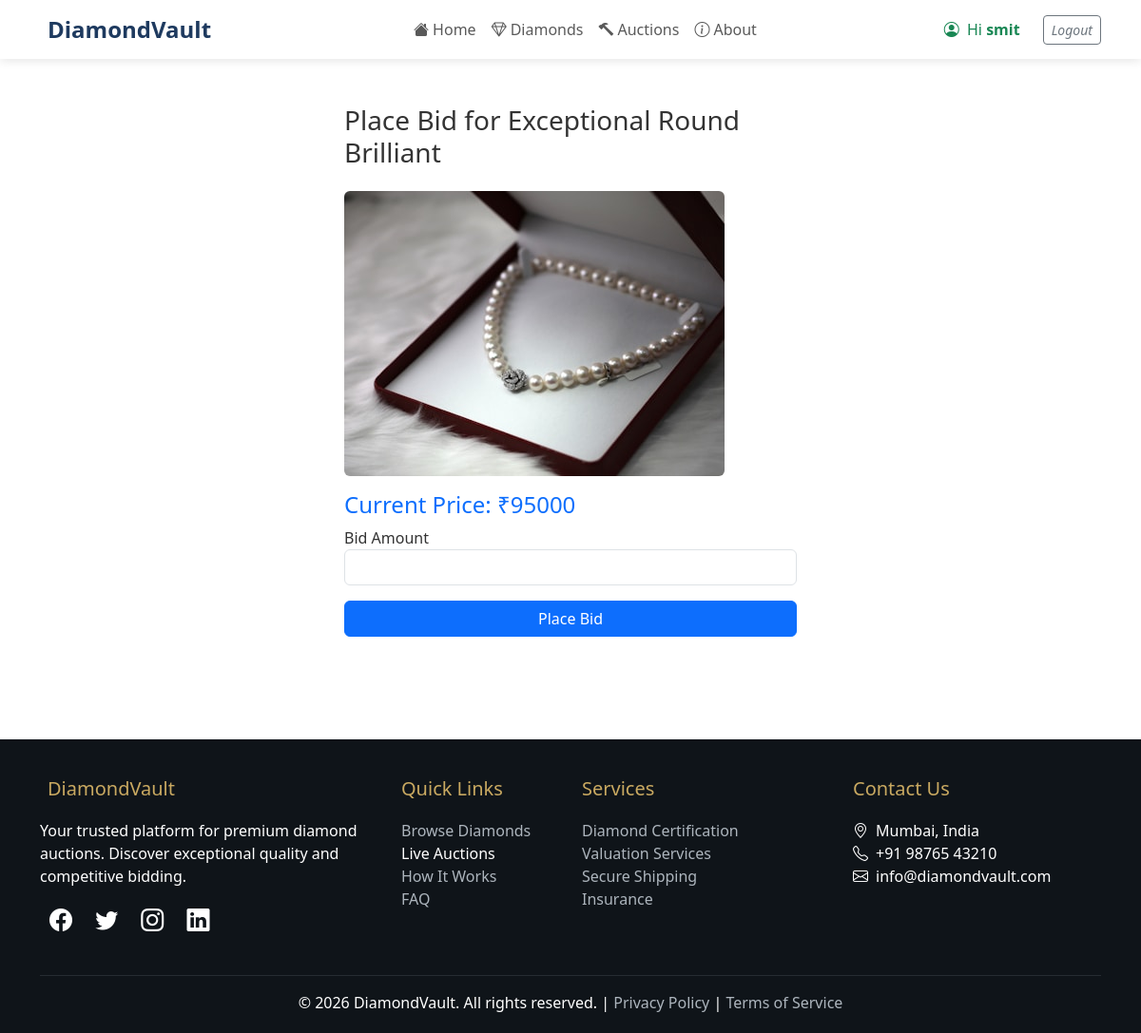
The app's page /place-bid/7/ (signed in) with its own data.
### auction/models.py (models this page shows, shortened)
class Diamond(models.Model):
    AUCTION_STATUS_CHOICES = [
        ('active', 'Active'),
        ('ended', 'Ended'),
        ('winner_declared', 'Winner Declared'),
        ('payment_pending', 'Payment Pending'),
        ('completed', 'Completed'),
        ('cancelled', 'Cancelled'),
    ]
    name = models.CharField(max_length=200)
    image = models.ImageField(upload_to='diamonds/')
    carat = models.FloatField()
    color = models.CharField(max_length=10)
    clarity = models.CharField(max_length=20)
    cut = models.CharField(max_length=20)
    price = models.IntegerField()
    def auction_default():
        return timezone.now() + timedelta(days=30)
    auction_end = models.DateTimeField(default=auction_default)
    auction_status = models.CharField(
        max_length=20,
        choices=AUCTION_STATUS_CHOICES,
        default='active',
        help_text="Current status of the auction"
    )
    winner = models.ForeignKey(
        User,
        on_delete=models.SET_NULL,
        null=True,
        blank=True,
        related_name='won_auctions',
        help_text="User who won this auction"
    )
    winning_bid = models.ForeignKey(
        'Bid',
        on_delete=models.SET_NULL,
        null=True,
        blank=True,
        related_name='winning_auctions',
        help_text="The winning bid for this auction"
    )
    winner_declared_at = models.DateTimeField(
        null=True,
        blank=True,
        help_text="When winner was declared"
    )
    payment_deadline = models.DateTimeField(
        null=True,
        blank=True,
        help_text="Payment deadline for winner"
    )
    updated_at = models.DateTimeField(
        auto_now=True,
        help_text="When this diamond was last updated"
    )
    class Meta:
        verbose_name = "Diamond"
        verbose_name_plural = "Diamonds"
        ordering = ['-updated_at']
        indexes = [
            models.Index(fields=['auction_status', 'auction_end']),
            models.Index(fields=['winner']),
            models.Index(fields=['auction_end']),
        ]

### auction/views.py (the view, shortened to what this page needs)
# urls.py: path('place-bid/<int:id>/', views.place_bid, name='place_bid'),
@login_required
def place_bid(request, id):
    diamond = get_object_or_404(Diamond, id=id)
    return render(request, 'place_bid.html', {'diamond': diamond})

### templates/place_bid.html (shortened to what this page needs)
{% extends 'base.html' %}
{% block content %}
<div class="container py-5" style="max-width:500px">
    <h3 class="mb-4">Place Bid for {{ diamond.name }}</h3>
    <img src="{{ diamond.image.url }}" class="img-fluid mb-3 rounded">
    <h4 class="text-primary">Current Price: ₹{{ diamond.price }}</h4>
    <form method="POST" action="{% url 'place_bid' diamond.id %}">
        <div class="mb-3">
            <label>Bid Amount</label>
            <input type="number" name="amount" class="form-control" required min="{{ diamond.price|add:1 }}">
        </div>
        <button type="submit" class="btn btn-primary w-100">
            Place Bid
        </button>
    </form>
</div>
{% endblock %}

### templates/base.html (shortened to what this page needs)
<!DOCTYPE html>
<html lang="en">
<head>
    <link href="https://cdn.jsdelivr.net/npm/bootstrap@5.3.0/dist/css/bootstrap.min.css" rel="stylesheet">
    <link rel="stylesheet" href="https://cdn.jsdelivr.net/npm/bootstrap-icons@1.11.0/font/bootstrap-icons.css">
</head>
<body>
    <nav class="navbar navbar-expand-lg navbar-light sticky-top">
        <div class="container">
            <a class="navbar-brand" href="/">
                DiamondVault
            </a>
            <div class="collapse navbar-collapse" id="navbarNav">
                <ul class="navbar-nav mx-auto">
                    <li class="nav-item">
                        <a class="nav-link" href="/">
                            <i class="bi bi-house-fill me-1"></i>Home
                        </a>
                    </li>
                    <li class="nav-item">
                        <a class="nav-link" href="{% url 'diamonds' %}">
                            <i class="bi bi-gem me-1"></i>Diamonds
                        </a>
                    </li>
                    <li class="nav-item">
                        <a class="nav-link">
                            <i class="bi bi-hammer me-1"></i>Auctions
                        </a>
                    </li>
                    <li class="nav-item">
                        <a class="nav-link" href="#about">
                            <i class="bi bi-info-circle me-1"></i>About
                        </a>
                    </li>
                </ul>
                <div class="d-flex gap-2 align-items-center">
                    {% if user.is_authenticated %}
                        <div class="text-success me-3">
                            <i class="bi bi-person-circle me-1"></i>
                            Hi <strong>{{ user.username }}</strong>
                        </div>
                        <a class="nav-link" href="{% url 'logout' %}">
                            <i class="btn btn-outline-secondary btn-sm">Logout</i>
                        </a>
                    {% endif %}
                </div>
            </div>
        </div>
    </nav>
    <main>
        {% block content %}
        {% endblock %}
    </main>
    <footer class="footer">
        <div class="container">
            <div class="row">
                <div class="col-lg-4 col-md-6 mb-4">
                    <h5>DiamondVault</h5>
                    <p>Your trusted platform for premium diamond auctions. Discover exceptional quality and competitive bidding.</p>
                    <div class="social-icons">
                        <a href="#"><i class="bi bi-facebook"></i></a>
                        <a href="#"><i class="bi bi-twitter"></i></a>
                        <a href="#"><i class="bi bi-instagram"></i></a>
                        <a href="#"><i class="bi bi-linkedin"></i></a>
                    </div>
                </div>
                <div class="col-lg-2 col-md-6 mb-4">
                    <h5>Quick Links</h5>
                    <ul class="list-unstyled">
                        <li><a href="{% url 'diamonds' %}">Browse Diamonds</a></li>
                        <li><a>Live Auctions</a></li>
                        <li><a href="#how-it-works">How It Works</a></li>
                        <li><a href="#faq">FAQ</a></li>
                    </ul>
                </div>
                <div class="col-lg-3 col-md-6 mb-4">
                    <h5>Services</h5>
                    <ul class="list-unstyled">
                        <li><a href="#certification">Diamond Certification</a></li>
                        <li><a href="#valuation">Valuation Services</a></li>
                        <li><a href="#shipping">Secure Shipping</a></li>
                        <li><a href="#insurance">Insurance</a></li>
                    </ul>
                </div>
                <div class="col-lg-3 col-md-6 mb-4">
                    <h5>Contact Us</h5>
                    <ul class="list-unstyled">
                        <li><i class="bi bi-geo-alt me-2"></i>Mumbai, India</li>
                        <li><i class="bi bi-telephone me-2"></i>+91 98765 43210</li>
                        <li><i class="bi bi-envelope me-2"></i>info@diamondvault.com</li>
                    </ul>
                </div>
            </div>
            <hr class="border-secondary">
            <div class="text-center">
                <p class="mb-0">&copy; 2026 DiamondVault. All rights reserved. | <a href="#privacy">Privacy Policy</a> | <a href="#terms">Terms of Service</a></p>
            </div>
        </div>
    </footer>
</body>
</html>

### templates/base.html (style rules this page uses)
:root { --primary-color: #1e3a5f; --secondary-color: #c9a961; --accent-color: #ff6b6b; --dark-bg: #0f1419; --light-bg: #f8f9fa; }
body { font-family: 'Segoe UI', Tahoma, Geneva, Verdana, sans-serif; color: #333; }
.navbar-brand { font-weight: 700; font-size: 1.5rem; color: var(--primary-color) !important; }
.navbar { box-shadow: 0 2px 10px rgba(0,0,0,0.1); background: white !important; }
.navbar-nav .nav-link { font-weight: 500; transition: color 0.3s ease; }
.footer { background: var(--dark-bg); color: white; padding: 40px 0 20px; margin-top: 60px; }
.footer h5 { color: var(--secondary-color); margin-bottom: 20px; }
.footer a { color: #adb5bd; text-decoration: none; transition: color 0.3s ease; }
.social-icons a { font-size: 1.5rem; margin: 0 10px; color: white; transition: color 0.3s ease; }

### records on screen
Diamond: name "Exceptional Round Brilliant", image (picture), price "95000"

### other values on screen
{{ user.username }} "smit"
